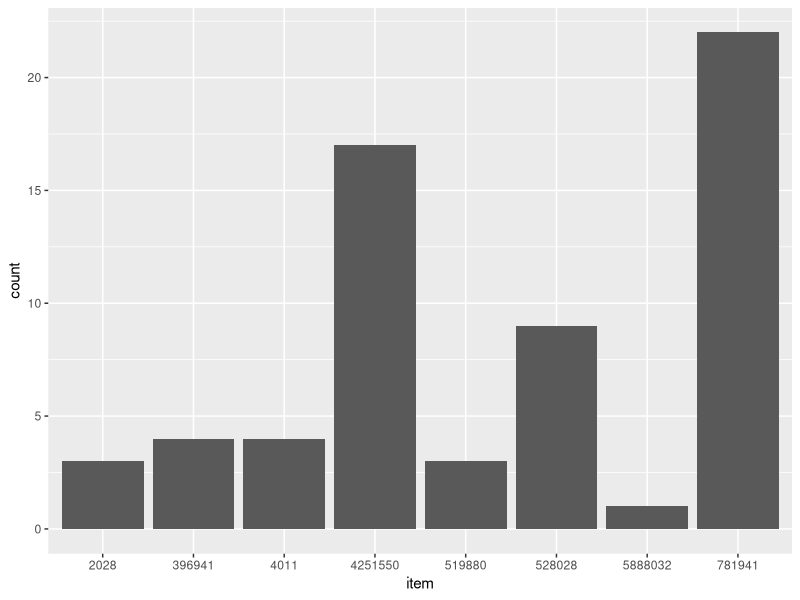
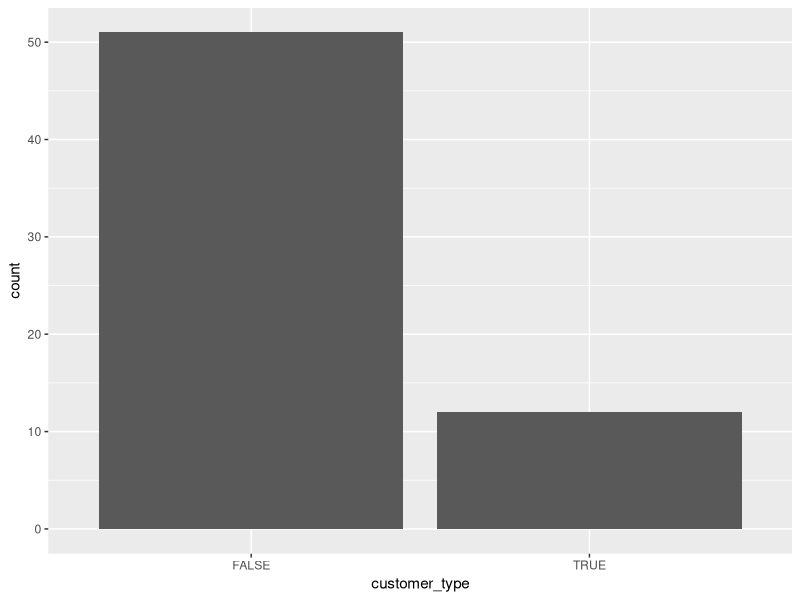
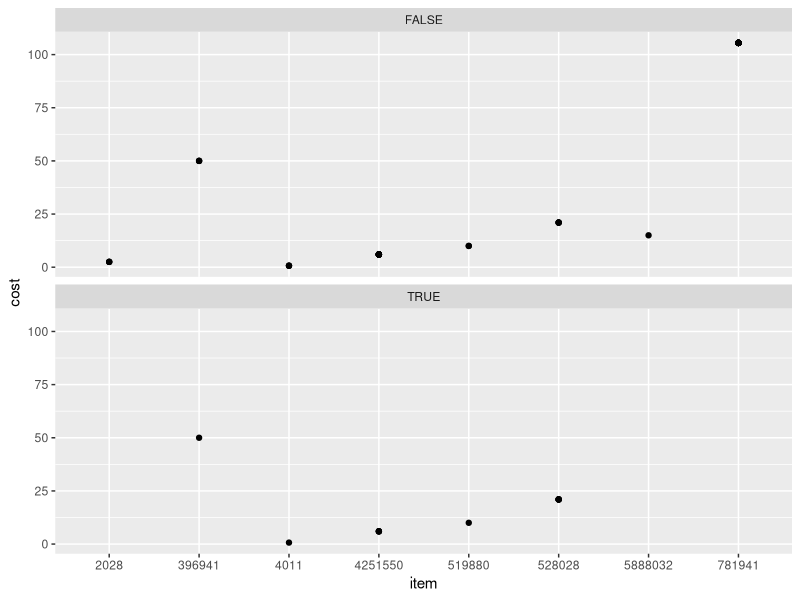

R code for these plots, in order:
## ---- chunk 1
library(tidyverse)
library(forcats)
## ---- chunk 2
register_data <- read_csv("register.csv", na = "--")
## ---- chunk 3
colnames(register_data) <- c("purchase", "item", "charge", "price", "customer_type", "customer_id", "receipt", "contact_preferences",
                             "newsletter", "sales", "preferred_customer_discount")
## ---- chunk 4
register_data <- register_data %>% 
  group_by_at(vars(- price)) %>%           #Group by everything other than the value column.
  mutate(row_id = 1:n()) %>% 
  ungroup() %>%                            #Build group index.
  spread(key = charge, value = price) %>%  #spread
  select(- row_id)                         #Drop the index

## ---- chunk 5
register_data$customer_type <- as.logical(as.integer(register_data$customer_type))
## ---- chunk 6
register_data$contact_preferences <- as_factor(register_data$contact_preferences)
## ---- chunk 7
register_data$item <- as.character(register_data$item)
register_data$item <- as.factor(register_data$item)
## ---- chunk 8
register_data <- as_tibble(register_data)
## ---- chunk 9
head(register_data, 5)
## ---- chunk 10
sales_data <- read.csv("sales.csv")
## ---- chunk 11
sales_data <- sales_data %>% 
  gather(X1.2018:X10.2019, key = "year", value = "monthly_amount")
## ---- chunk 12
sales_data <- sales_data %>% 
  separate(year, into = c("month", "year"))
## ---- chunk 13
sales_data$month[sales_data$month == "X1"] <- "January"
sales_data$month[sales_data$month == "X2"] <- "February"
sales_data$month[sales_data$month == "X3"] <- "March"
sales_data$month[sales_data$month == "X4"] <- "April"
sales_data$month[sales_data$month == "X5"] <- "May"
sales_data$month[sales_data$month == "X6"] <- "June"
sales_data$month[sales_data$month == "X7"] <- "July"
sales_data$month[sales_data$month == "X8"] <- "August"
sales_data$month[sales_data$month == "X9"] <- "September"
sales_data$month[sales_data$month == "X10"] <- "October"
sales_data$month[sales_data$month == "X11"] <- "November"
sales_data$month[sales_data$month == "X12"] <- "December"
## ---- chunk 14
sales_data <- sales_data %>% 
  group_by_at(vars(- monthly_amount)) %>%           #Group by everything other than the value column.
  mutate(row_id = 1:n()) %>% 
  ungroup() %>%                            #Build group index.
  spread(key = category.of.inventory.goods, value = monthly_amount, convert = TRUE) %>%  #spread
  select(- row_id)                         #Drop the index
## ---- chunk 15
head(sales_data, 5)
## ---- chunk 16
total_individual_purchases <- rep.int(0, times = 20)
for  (i in 1:length(unique(register_data$purchase))){
  total_individual_purchases[i] <- sum(register_data$cost[register_data$purchase == i] + register_data$tax[register_data$purchase == i])
}
## ---- chunk 17
summary(total_individual_purchases)
## ---- chunk 18
register_sales <- tibble(
  item = register_data$item,
  cost = register_data$cost,
  tax = register_data$tax
)
## ---- chunk 19
ggplot(register_data, aes(item)) +
  geom_bar()
register_data %>% 
  count(item)
## ---- chunk 20
summary(sales_data)
## ---- chunk 21
ggplot(register_data, aes(customer_type)) +
  geom_bar()
register_data %>% 
  count(customer_type)
## ---- chunk 22
ggplot(data = register_data) +
  geom_point(mapping = aes(x = item, y = cost)) +
  facet_wrap(~customer_type, nrow = 2)
